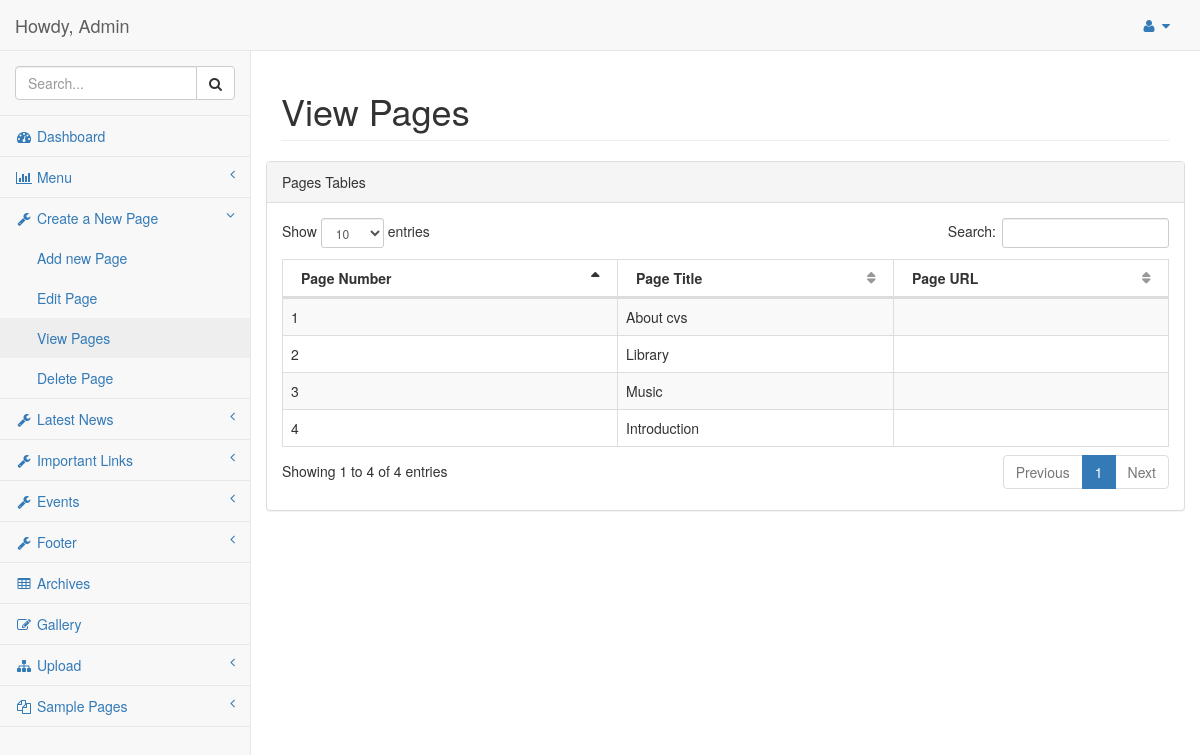
/admin/view-page.php (signed in), run on an earlier commit of the app's database.
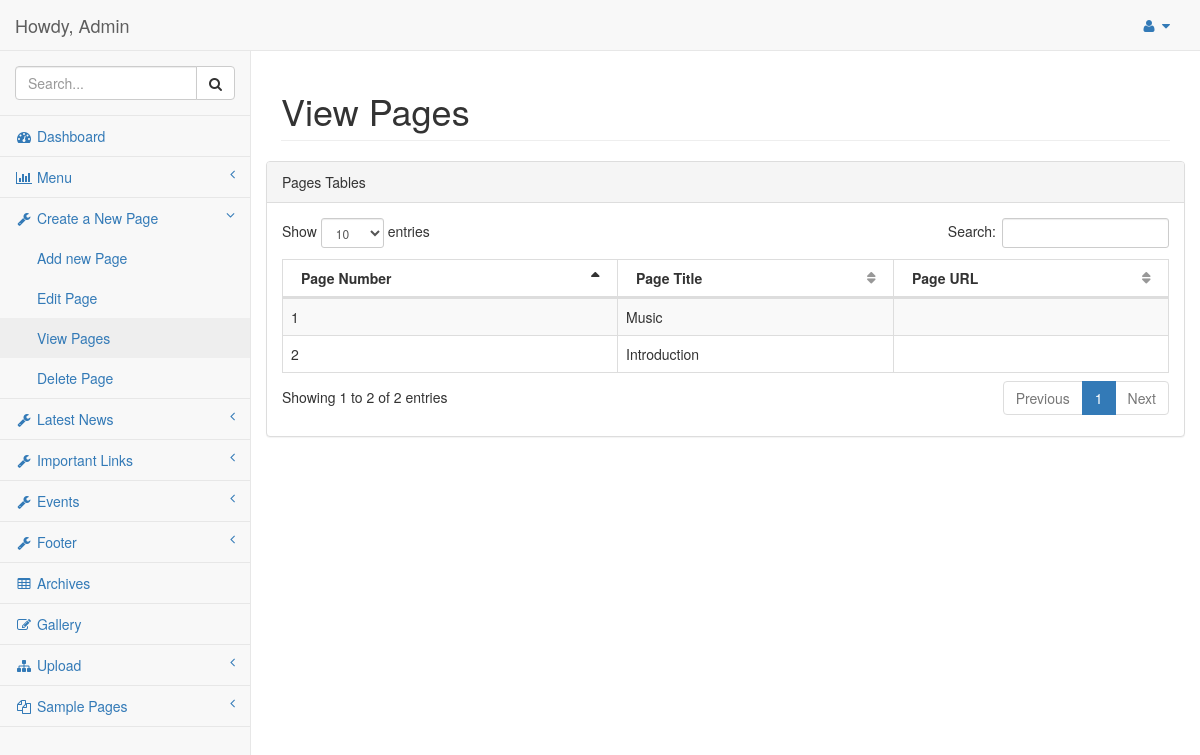
And on a later commit of the database.
### tables this page shows
CREATE TABLE IF NOT EXISTS `page` (
  `id` int(11) unsigned NOT NULL AUTO_INCREMENT,
  `title` varchar(255) NOT NULL,
  `contents` text NOT NULL,
  `url` varchar(2100) NOT NULL,
  PRIMARY KEY (`id`)
);

### admin/view-page.php (the view, shortened to what this page needs)
<?php
	require('header.php');
?>
<link href="../css/dataTables.bootstrap.css" rel="stylesheet">
<link href="../css/dataTables.responsive.css" rel="stylesheet">
<div id="page-wrapper">
            <div class="row">
                <div class="col-lg-12">
                    <h1 class="page-header">View Pages</h1>
            </div>
            <div>
            <div class="row">
                <div class="col-lg-12">
                    <div class="panel panel-default">
                        <div class="panel-heading">
                            Pages Tables
                        </div>
                        <div class="panel-body">
                            <div class="dataTable_wrapper">
                                <table class="table table-striped table-bordered table-hover" id="dataTables-example">
                                    <thead>
                                        <tr>
                                        	<th>Page Number</th>
                                            <th>Page Title</th>
                                            <th>Page URL</th>
                                        </tr>
                                    </thead>
                                    <tbody>
                                    	<?php
                                    	$res=$db->query("SELECT * FROM page");
                                        $i=1;
                                        while($row=$res->fetch())
                                        {
                                            ?>
                                            <tr class="odd gradeX">
                                            <td><?php echo $i;?></td>
                                            <td><?php echo $row['title']; ?></td>
                                            <td><?php echo $row['url']; ?></td>
                                            </tr>
                                            <?php $i++;} ?>
                                    </tbody>
                                </table>
                            </div>
                        </div>
                    </div>
                </div>
            </div>
        </div>
    </div>
</body>
</html>

### admin/header.php (shortened to what this page needs)
<!DOCTYPE html>
<html lang="en">
<head>
 <link href="../css/bootstrap.min.css" rel='stylesheet' type='text/css' />
    <link href="../css/timeline.css" rel="stylesheet">
    <link href="../css/metisMenu.min.css" rel="stylesheet">
    <link href="../css/sb-admin-2.css" rel="stylesheet">
    <link href="../css/font-awesome.min.css" rel="stylesheet" type="text/css">
</head>
<body>
    <div id="wrapper">
        <nav class="navbar navbar-default navbar-static-top" role="navigation" style="margin-bottom: 0">
            <div class="navbar-header">
                <a class="navbar-brand" href="index.html">Howdy, Admin</a>
            </div>
            <ul class="nav navbar-top-links navbar-right">
                <li class="dropdown">
                    <a class="dropdown-toggle" data-toggle="dropdown" href="#">
                        <i class="fa fa-user fa-fw"></i>  <i class="fa fa-caret-down"></i>
                    </a>
                </li>
            </ul>
            <div class="navbar-default sidebar" role="navigation">
                <div class="sidebar-nav navbar-collapse">
                    <ul class="nav" id="side-menu">
                        <li class="sidebar-search">
                            <div class="input-group custom-search-form">
                                <input type="text" class="form-control" placeholder="Search...">
                                <span class="input-group-btn">
                                <button class="btn btn-default" type="button">
                                    <i class="fa fa-search"></i>
                                </button>
                            </span>
                            </div>
                        </li>
                        <li>
                            <a href="index.php"><i class="fa fa-dashboard fa-fw"></i> Dashboard</a>
                        </li>
                        <li>
                            <a href="#"><i class="fa fa-bar-chart-o fa-fw"></i> Menu<span class="fa arrow"></span></a>
                        </li>
                        <li>
                            <a href="#"><i class="fa fa-wrench fa-fw"></i> Create a New Page<span class="fa arrow"></span></a>
                            <ul class="nav nav-second-level">
                                <li>
                                    <a href="add.php">Add new Page</a>
                                </li>
                                <li>
                                    <a href="edit.php">Edit Page</a>
                                </li>
                                <li>
                                    <a href="view-page.php">View Pages</a>
                                </li>
                                <li>
                                    <a href="delete.php">Delete Page</a>
                                </li>
                            </ul>
                        </li>
                         <li>
                            <a href="#"><i class="fa fa-wrench fa-fw"></i> Latest News<span class="fa arrow"></span></a>
                        </li>
                            <li>
                            <a href="#"><i class="fa fa-wrench fa-fw"></i> Important Links<span class="fa arrow"></span></a>
                        </li>
                        <li>
                            <a href="#"><i class="fa fa-wrench fa-fw"></i> Events<span class="fa arrow"></span></a>
                        </li>
                         <li>
                            <a href="#"><i class="fa fa-wrench fa-fw"></i> Footer<span class="fa arrow"></span></a>
                        <li>
                            <a href="#"><i class="fa fa-table fa-fw"></i> Archives</a>
                        </li>
                        <li>
                            <a href="gallery.php"><i class="fa fa-edit fa-fw"></i> Gallery</a>
                        </li>
                        <li>
                            <a href="#"><i class="fa fa-sitemap fa-fw"></i> Upload<span class="fa arrow"></span></a>
                        </li>
                        <li>
                            <a href="#"><i class="fa fa-files-o fa-fw"></i> Sample Pages<span class="fa arrow"></span></a>
                        </li>
                    </ul>
                </div>
            </div>
        </nav>

### css/sb-admin-2.css (style rules this page uses)
body { background-color: #f8f8f8; }
#wrapper { width: 100%; }
#page-wrapper { padding: 0 15px; min-height: 568px; background-color: #fff; }
@media (min-width:768px) { #page-wrapper { position: inherit; margin: 0 0 0 250px; padding: 0 30px; border-left: 1px solid #e7e7e7; } }
.navbar-top-links { margin-right: 0; }
.navbar-top-links li { display: inline-block; }
.navbar-top-links li:last-child { margin-right: 15px; }
.navbar-top-links li a { padding: 15px; min-height: 50px; }
.sidebar .sidebar-nav.navbar-collapse { padding-right: 0; padding-left: 0; }
.sidebar .sidebar-search { padding: 15px; }
.sidebar ul li { border-bottom: 1px solid #e7e7e7; }
.sidebar ul li a.active { background-color: #eee; }
.sidebar .arrow { float: right; }
.sidebar .fa.arrow:before { content: "\f104"; }
.sidebar .active>a>.fa.arrow:before { content: "\f107"; }
.sidebar .nav-second-level li, .sidebar .nav-third-level li { border-bottom: 0!important; }
.sidebar .nav-second-level li a { padding-left: 37px; }
@media (min-width:768px) { .sidebar { z-index: 1; position: absolute; width: 250px; margin-top: 51px; } }
table.dataTable thead .sorting, table.dataTable thead .sorting_asc, table.dataTable thead .sorting_desc, table.dataTable thead .sorting_asc_disabled, table.dataTable thead .sorting_desc_disabled { background: 0 0; }
table.dataTable thead .sorting_asc:after { content: "\f0de"; float: right; font-family: fontawesome; }
table.dataTable thead .sorting:after { content: "\f0dc"; float: right; font-family: fontawesome; color: rgba(50,50,50,.5); }

What changed in the data, as far as the page shows it:
removed page: title "About cvs"
removed page: title "Library"
Also different on the page:
text written by a page script: "Show entries Search: Showing 1 to 4 of 4 entries Previous 1 Next" → "Show entries Search: Showing 1 to 2 of 2 entries Previous 1 Next"
